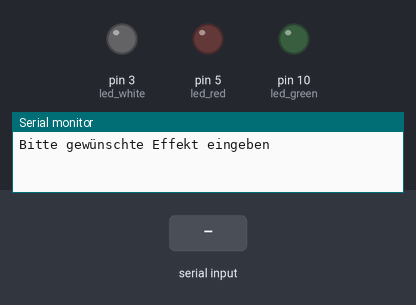
Simulated run of this sketch. Board: Arduino Uno, built with avr-gcc and run on an emulated ATmega328P. Parts: output pins drawn as LEDs (lit = HIGH), the last lines printed to the serial monitor. Dashed ring = blinking. The test bench sets the inputs (shaded band). Random numbers use the default seed unless the sketch sets one.

Above: at 3.2 s.
3.3 s: "welle\n" received over Serial
At 3.45 s:
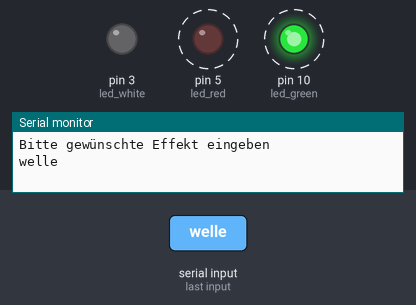
At 3.85 s:
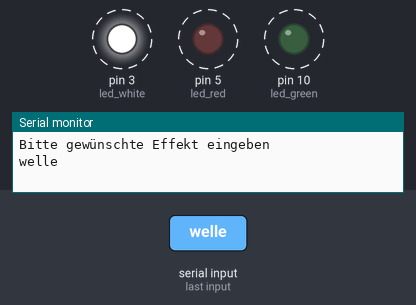
6.3 s: "alle\n" received over Serial
7.8 s: "drei\n" received over Serial
At 8.2 s:
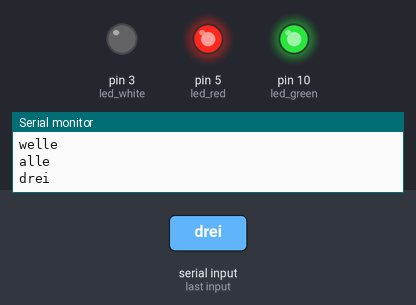
Timing chart, 0 to 16.8 s (numbered marks = the images above; inputs shaded):
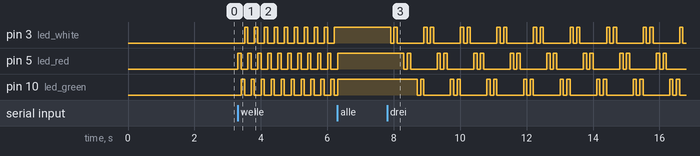

Measured:
- after the input at 3.3 s, pin 3 (led_white): alternates HIGH for 0.10 s and LOW for 0.20 s, starting after 0.21 s; pin 5 (led_red): alternates HIGH for 0.10 s and LOW for 0.20 s, starting at once; pin 10 (led_green): alternates HIGH for 0.10 s and LOW for 0.20 s, starting after 0.11 s
- after the input at 7.8 s, pin 3 (led_white): HIGH → LOW after 0.11 s, then repeats every 1.1 s: HIGH 0.10 s, LOW 0.80 s, HIGH 0.10 s, LOW 0.10 s; pin 5 (led_red): HIGH → LOW after 0.51 s, then repeats every 1.1 s: HIGH 0.10 s, LOW 0.80 s, HIGH 0.10 s, LOW 0.10 s

The sketch:

drei_led_mit_serielle_monitor.ino
```cpp
int led_red = 5;
int led_green = 10;
int led_white = 3;
int leds[3] = {led_red, led_green, led_white};
String gelesen = "";

void setup() {
  pinMode(led_red,OUTPUT);
  pinMode(led_green,OUTPUT);
  pinMode(led_white, OUTPUT);
  Serial.begin(9600);
  delay(2000);
  Serial.print("Bitte gewünschte Effekt eingeben");
  Serial.println();
}

void loop() {
  if (Serial.available() > 0) {
    gelesen = "";
    while (Serial.available() > 0) {
      gelesen = Serial.readStringUntil('\n');
      delay(2);
      }
      Serial.print(gelesen);
      Serial.println();
    }
    // Rotes Led einschalten
  if (gelesen == "rot") {
    digitalWrite(led_red, HIGH);
    digitalWrite(led_green, LOW);
    digitalWrite(led_white, LOW);
    // Grünes Led einschalten
  } else if (gelesen == "grün") {
    digitalWrite(led_red, LOW);
    digitalWrite(led_green, HIGH);
    digitalWrite(led_white, LOW);
    // Whites Led einschalten
  } else if (gelesen == "weiß") {
    digitalWrite(led_red, LOW);
    digitalWrite(led_green, LOW);
    digitalWrite(led_white, HIGH);
    // Alle Led einschalten
  } else if (gelesen == "alle") {
    digitalWrite(led_red, HIGH);
    digitalWrite(led_green, HIGH);
    digitalWrite(led_white, HIGH);
    // Alle Led außer weisen einschalten
  } else if (gelesen == "nicht weiß") {
    digitalWrite(led_red, HIGH);
    digitalWrite(led_green, HIGH);
    digitalWrite(led_white, LOW);
    // Welle
  } else if (gelesen == "welle") {
      for (int i = 0; i < 3; i++) {
        digitalWrite(leds[i], HIGH);
        delay(100);
        digitalWrite(leds[i], LOW);
      }
     // Stufeweise alle Led einschalten
  } else if (gelesen == "pulse") {
    digitalWrite(led_red, HIGH);
    digitalWrite(led_green, HIGH);
    digitalWrite(led_white, HIGH);
    delay(30);
    digitalWrite(led_red, LOW);
    digitalWrite(led_green, LOW);
    digitalWrite(led_white, LOW);
    delay(30);
    // Jedes Led nacheinander drei Mal blinken
  } else if (gelesen == "drei") {
    digitalWrite(led_white, HIGH);
    delay(100);
    digitalWrite(led_white, LOW);
    delay(100);
    digitalWrite(led_white, HIGH);
    delay(100);
    digitalWrite(led_white, LOW);
    delay(100);
    digitalWrite(led_red, HIGH);
    delay(100);
    digitalWrite(led_red, LOW);
    delay(100);
    digitalWrite(led_red, HIGH);
    delay(100);
    digitalWrite(led_red, LOW);
    delay(100);
    digitalWrite(led_green, HIGH);
    delay(100);
    digitalWrite(led_green, LOW);
    delay(100);
    digitalWrite(led_green, HIGH);
    delay(100);
    digitalWrite(led_green, LOW);
    // Zufälliges Led einschalten
  } else if (gelesen == "zufall") {
    int gewinn = random(0,3);
    Serial.println(gewinn);
    digitalWrite(leds[gewinn], HIGH);
    for (int i = 0; i < 3; i++) {
      if (i != gewinn) {
        digitalWrite(leds[i], LOW);
      }
    }
    delay(1000000);
  }
  }
```
